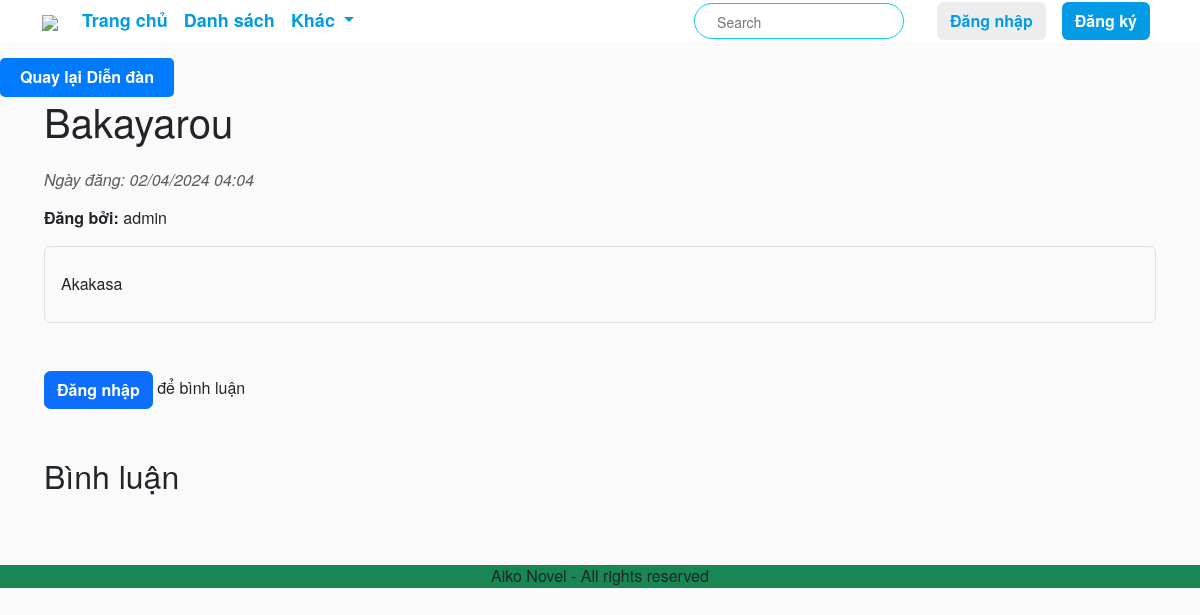
Page /forum/posts/1/ on the earlier database version.
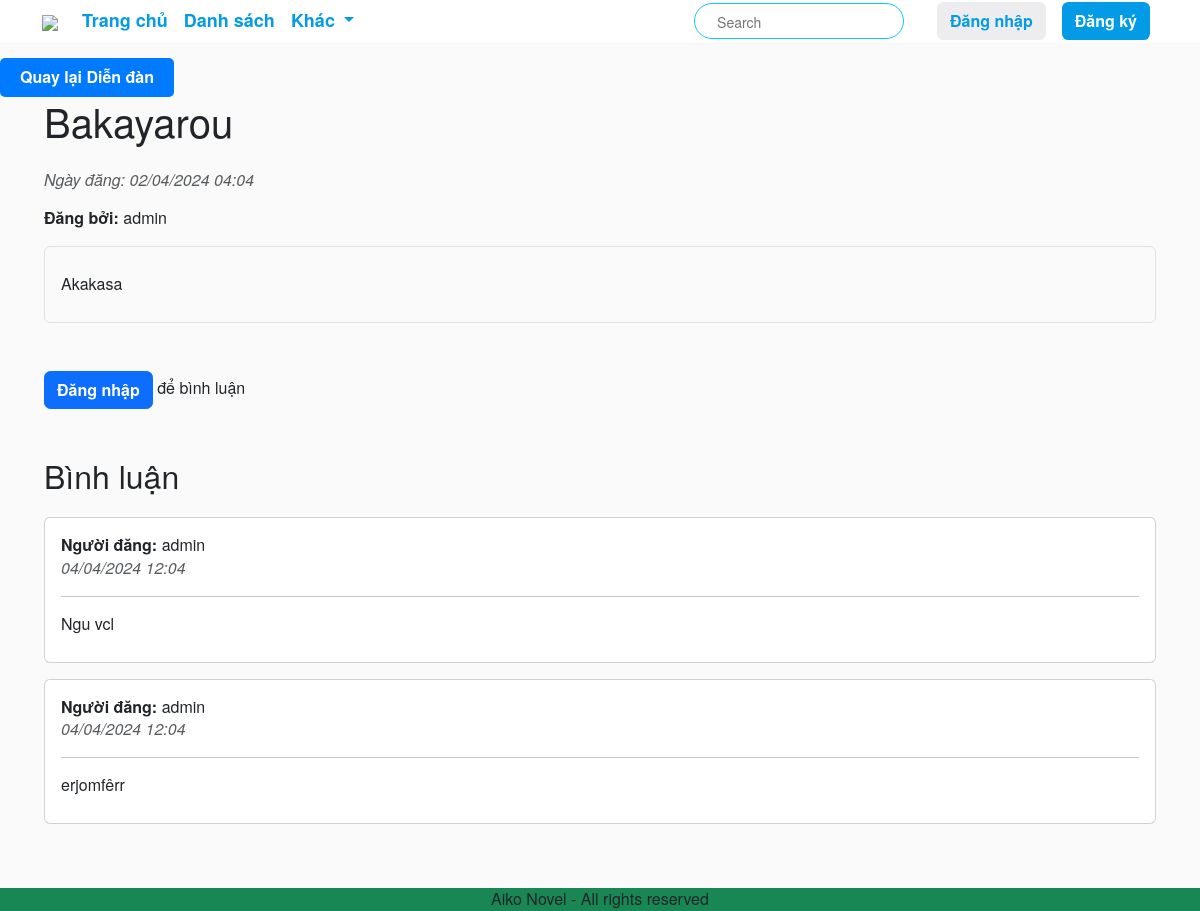
Same page on the later database version.
### forum/models.py (models this page shows)
class ForumPost(models.Model):
    title = models.CharField(max_length=255)
    content = RichTextField()
    username = models.ForeignKey(User, on_delete=models.CASCADE)
    created_at = models.DateTimeField(auto_now_add=True)

class Comment(models.Model):
    post = models.ForeignKey('ForumPost', on_delete=models.CASCADE, related_name='comments')
    content = models.TextField()
    username = models.ForeignKey(User, on_delete=models.CASCADE)
    created_at = models.DateTimeField(auto_now_add=True)

### forum/views.py (the view, shortened to what this page needs)
# urls.py: path('posts/<int:pk>/', PostDetailView.as_view(), name='post-detail'),
class PostDetailView(FormMixin, DetailView):
    model = ForumPost
    template_name = 'forum/forum_post_detail.html'
    context_object_name = 'post'
    form_class = CommentForm
    def get_context_data(self, **kwargs):
        context = super().get_context_data(**kwargs)
        context['comments'] = self.object.comments.order_by('-created_at')
        context['comment_form'] = self.get_form()
        return context
    def post(self, request, *args, **kwargs):
        self.object = self.get_object()
        form = self.get_form()
        if form.is_valid():
            return self.form_valid(form)
        else:
            return self.form_invalid(form)

### forum/forms.py
class CommentForm(forms.ModelForm):
    class Meta:
        model = Comment
        fields = ['content']
        labels = {'content': ''}
        error_messages = {
            'content': {
                'required': 'Nhập nội dung bình luận',
            }
        }
        widgets = {
            'content': forms.Textarea(attrs={'rows': 5, 'style': 'width:100%;'}),
        }

### app/info.py (called while the page is built, shortened)
def get_user_info(request):
    info = {}  # Khởi tạo info ngay cả khi không có người dùng xác thực
    return info

### forum/templates/forum/forum_post_detail.html (shortened to what this page needs)
{% extends "app/base.html" %}
{% block main_content %}
{% load static %}
<link rel="stylesheet" type="text/css" href="{% static 'forum.css' %}">
<div class="mt-3">
  <button class="back-to-forum-btn" onclick="window.location.href='{% url 'forum-post-list' %}'">
    Quay lại Diễn đàn
  </button>
</div>
<div class="container">
  <div class="row justify-content-center">
    <div class="col-md-12">
      <h1 class="mb-4">{{ post.title }}</h1>
      <div class="text-muted mb-3"><i>Ngày đăng: {{ post.created_at|date:"d/m/Y h:m" }}</i></div>
      <div class="mb-3"><b>Đăng bởi:</b> {{ post.username }}</div>
      <div class="border rounded p-3 mb-4">
        <p>{{ post.content|safe }}</p>
      </div>
      {% if user.username %}
      <div class="comment-section mt-5 mb-4 ">
        <h2>Thêm Bình Luận</h2>
        <form method="post" action="{% url 'add-comment-to-post' post.id %}" autocomplete="off">
          {% csrf_token %}
          <div class="row">
            <div class="col"> {{ comment_form }} </div>
          </div>
          <button type="submit" class="btn btn-primary">Đăng Bình Luận</button>
        </form>
      </div>
      {% else %}
      <div class="mt-5 mb-4"><button onclick="loadLoginForm()" class="btn btn-primary">Đăng nhập</button> để bình luận</div>
      {% endif %}
      <h2 class="mt-5 mb-4">Bình luận</h2>
      {% for comment in comments %}
      <div class="card mb-3">
        <div class="card-body">
          <div><b>Người đăng:</b> {{ comment.username }}</div>
          <div class="text-muted"><i>{{ comment.created_at|date:"d/m/Y h:m" }}</i></div>
          <hr>
          <p class="card-text">{{ comment.content|linebreaks }}</p>
        </div>
      </div>
      {% endfor %}
    </div>
  </div>
</div>
{% endblock main_content %}

### app/templates/app/base.html (shortened to what this page needs)
{% load static %}
<!DOCTYPE html>
<html>
    <head>
        <link href="https://cdn.jsdelivr.net/npm/bootstrap@5.3.2/dist/css/bootstrap.min.css" rel="stylesheet"/>
        <link href="{% static 'app/css/home.css' %}" rel="stylesheet"/>
        <link href="{% static 'app/css/base.css' %}" rel="stylesheet"/>
        <link href="{% static 'app/css/transteam.css' %}" rel="stylesheet"/>
        <link href="{% static 'app/css/register.css' %}" rel="stylesheet"/>
        <link href="{% static 'app/css/profile.css' %}" rel="stylesheet"/>
        <link href="{% static 'app/css/fontawesome-free-6.5.1-web/css/all.min.css' %}" rel="stylesheet"/>
        <link rel="stylesheet" href="">
    </head>
    <body>
          <nav class="navbar navbar-expand-lg py-0" style="background-color: #ffffff; user-select: none;">
            <div class="container-fluid container">
              <a class="navbar-brand py-0" href="{% url 'home' %}">
                <img src="{% static 'app\images\logo\main-logo-1.png' %}" width="70" class="py-0"/>
              </a>
              <div class="collapse navbar-collapse" id="navbarSupportedContent">
                <ul class="navbar-nav me-auto mb-2 mb-lg-0">
                  <li class="nav-item">
                    <a class="nav-link active" aria-current="page" href="{% url 'home' %}">Trang chủ</a>
                  </li>
                  <li class="nav-item">
                    <a class="nav-link" href="#">Danh sách</a>
                  </li>
                  <li class="nav-item dropdown">
                    <a class="nav-link dropdown-toggle" href="#" role="button" data-bs-toggle="dropdown" aria-expanded="false">
                      Khác
                    </a>
                  </li>
                </ul>
                <form id="search-form" action="/search" method="get">
                  <input class="search-input" type="search" placeholder="Search" name="keywords">
                  <button class="search-icon" type="submit">
                    <i class="fa-solid fa-magnifying-glass"></i>
                  </button>
                </form>
                <ul class="navbar-nav mb-2 mb-lg-0">
                  {% if not user.is_authenticated %}
                  <div class="anon-user" data-a-target="user-cart">
                    <div class="btn-div">
                      <button data-a-target="login-buttton" class="btn login-btn" onclick="loadLoginForm()">
                        <div class="text-btn-div">
                          <div class="text-btn">
                            Đăng nhập
                          </div>
                        </div>
                      </button>
                    </div>
                    <div class="btn-div">
                      <button data-a-target="signup-buttton" class="btn signup-btn" onclick="loadRegisterForm()">
                        <div class="text-btn-div">
                          <div class="text-btn">
                            Đăng ký
                          </div>
                        </div>
                      </button>
                    </div>
                  </div>
                  {% endif %}
                </ul>
              </div>
            </div>
          </nav>
        {% block main_content %} {% endblock main_content %}
        <footer class="container--fluid bg-success text-center b-2 mt-5">
          Aiko Novel - All rights reserved
    </body>
</html>

### app/static/app/css/base.css (style rules this page uses)
:root { --blue-color: #039be5; }
body { font-family: 'Source Sans Pro', 'Helvetica Neue', Helvetica, Arial, sans-serif !important;; font-size: 16px; background: #fafafa; line-height: 1.42857143; }
b, strong { font-weight: 700; }
a { color: var(--blue-color) !important; text-decoration: none; }
p { margin: 0 0 10px; }
h2 { font-size: 32px; font-weight: 400; line-height: 36px; }
.nav-link { font-weight: 700; font-size: large; }
#search-form { width: 210px; height: 36px; border-radius: 20px; border: 1px solid #0dcaf0; line-height: 36px; float: right; background-color: #ffffff; margin-inline-end: 25px; }
.search-input { margin-left: 20px; width: 150px; height: 90%; font-size: 14px; background-color: transparent; border: 0; outline: none; }
.search-icon { width: 36px; color: #ccc; float: right; background: transparent; border: 0; padding: 0; }
.anon-user { display: flex !important; flex-wrap: nowrap !important; }
.btn-div { padding-left: 0.5rem !important; padding-right: 0.5rem !important; }
.btn { display: inline-flex; position: relative; -webkit-box-align: center; align-items: center; -webkit-box-pack: center; justify-content: center; vertical-align: middle; overflow: hidden; text-decoration: none; white-space: nowrap; user-select: none; font-weight: 600; border-radius: 0.4rem; }
.login-btn { background-color: hsla(240, 7%, 70%, .22); color: #039be5; border-color: transparent; }
.signup-btn { background-color: #039be5; color: white !important; }

### app/static/app/css/transteam.css (style rules this page uses)
.row { margin-left: -10px; margin-right: -10px; }

### forum/static/forum.css (style rules this page uses)
.back-to-forum-btn { text-rendering: auto; font-weight: bold; -webkit-appearance: none; appearance: none; background-color: #007bff; color: #fff; padding: 8px 20px; border: none; border-radius: 5px; text-decoration: none; font-size: 16px; transition: background-color 0.3s; }

Differences in the rows shown:
added Comment: username "admin", created_at "04/04/2024 12:04", content "Ngu vcl"
added Comment: username "admin", created_at "04/04/2024 12:04", content "erjomfêrr"
